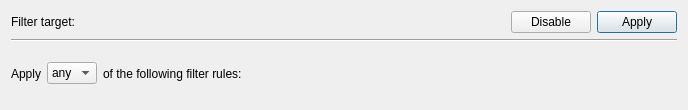
<ui version="4.0" >
 <class>FilterBuilder_BASE</class>
 <widget class="QWidget" name="FilterBuilder_BASE" >
  <property name="geometry" >
   <rect>
    <x>0</x>
    <y>0</y>
    <width>688</width>
    <height>110</height>
   </rect>
  </property>
  <layout class="QVBoxLayout" >
   <item>
    <layout class="QHBoxLayout" >
     <item>
      <widget class="QLabel" name="label" >
       <property name="text" >
        <string>Filter target:</string>
       </property>
      </widget>
     </item>
     <item>
      <widget class="QLabel" name="label_FilterTarget" >
       <property name="sizePolicy" >
        <sizepolicy vsizetype="Preferred" hsizetype="Preferred" >
         <horstretch>1</horstretch>
         <verstretch>0</verstretch>
        </sizepolicy>
       </property>
      </widget>
     </item>
     <item>
      <widget class="QPushButton" name="pushButton_DisableFilter" >
       <property name="toolTip" >
        <string>Remove all effective filters.</string>
       </property>
       <property name="text" >
        <string>Disable</string>
       </property>
      </widget>
     </item>
     <item>
      <widget class="QPushButton" name="pushButton_ApplyFilter" >
       <property name="text" >
        <string>Apply</string>
       </property>
       <property name="autoDefault" >
        <bool>true</bool>
       </property>
       <property name="default" >
        <bool>true</bool>
       </property>
      </widget>
     </item>
    </layout>
   </item>
   <item>
    <widget class="Line" name="line" >
     <property name="orientation" >
      <enum>Qt::Horizontal</enum>
     </property>
    </widget>
   </item>
   <item>
    <layout class="QHBoxLayout" >
     <item>
      <widget class="QLabel" name="label_2" >
       <property name="text" >
        <string>Apply</string>
       </property>
      </widget>
     </item>
     <item>
      <widget class="QComboBox" name="comboBox_FilterBehaviour" >
       <property name="toolTip" >
        <string/>
       </property>
       <item>
        <property name="text" >
         <string>any</string>
        </property>
       </item>
       <item>
        <property name="text" >
         <string>all</string>
        </property>
       </item>
      </widget>
     </item>
     <item>
      <widget class="QLabel" name="label_3" >
       <property name="text" >
        <string>of the following filter rules:</string>
       </property>
      </widget>
     </item>
     <item>
      <spacer>
       <property name="orientation" >
        <enum>Qt::Horizontal</enum>
       </property>
       <property name="sizeHint" >
        <size>
         <width>40</width>
         <height>20</height>
        </size>
       </property>
      </spacer>
     </item>
    </layout>
   </item>
  </layout>
 </widget>
 <resources/>
 <connections/>
</ui>
